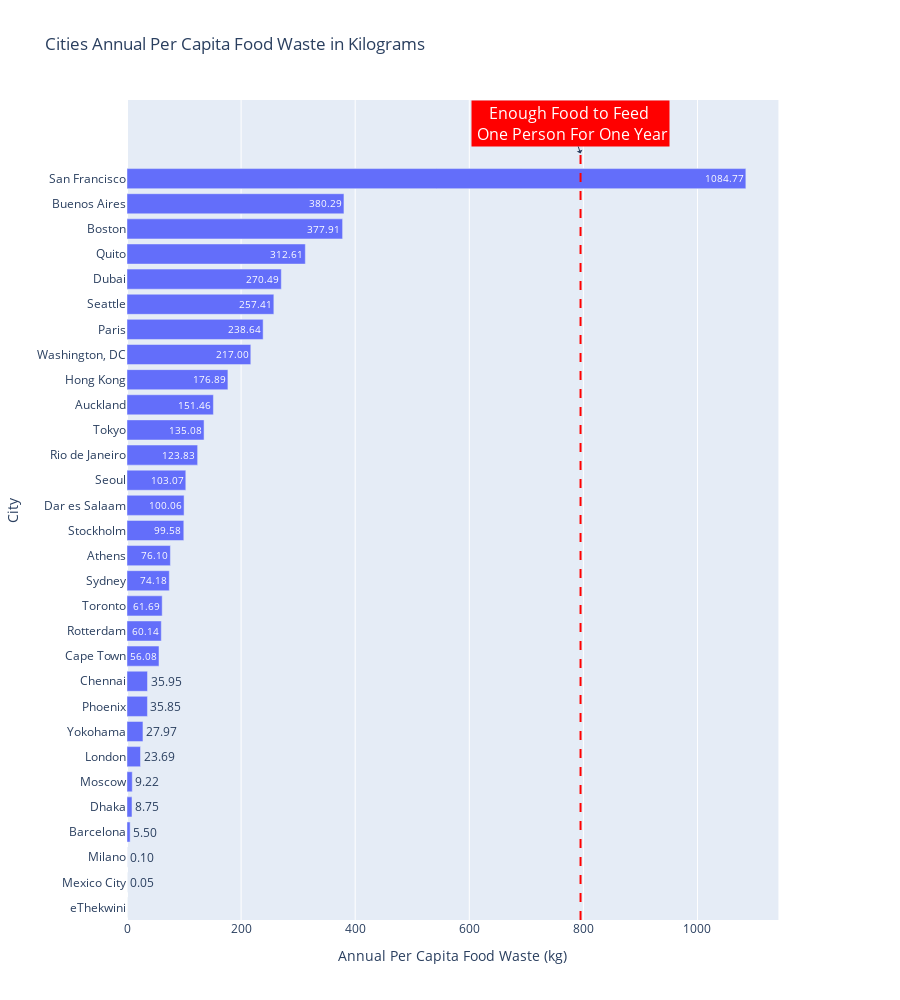

Write notebook code for a chart like this one.
### Markdown cell above
The next chart shows the annual per capita food waste in kilograms. In other words, it measures how much one person in the city contributes to the food waste issue in the city. As mentioned in [Section 1](#sec_1), the total weight of a healthy diet that is enough to feed one person for one year is 795 kg. The city of San Francisco is on top of the list and it exceeds this limit. In other words, the food waste per one resident in San Francisco can provide enough food for one person for one year. Other cities at the top of the list include Buenos Aires, Boston, Quito, Dubai and Seattle. Tokyo, which was on the top of the list in the previous chart that reports the annual food waste in the city, performs better when looking at the per capita food waste. This is mainly because Tokyo has a large population that is close to 14 million. It should be noted that the chart shows only the cities that provided information about food waste, which as mentioned before is only 5% of the cities in the survey. Therefore, we should expect the total number of cities in the survey that exceed the red dotted line in the chart to be much higher.

### Code cell
# Cities Annual Per Capita Food Waste in Kilograms
draw_bar_chart(df = c_2020_pop_fwaste_df, 
               x = 'Annual Food Waste per capita (kg)', 
               y= 'City', 
               chart_title = 'Cities Annual Per Capita Food Waste in Kilograms', 
               x_title = 'Annual Per Capita Food Waste (kg)', 
               y_title = 'City', 
               texttemplate = '%{text:.2f}', #'%{text:.2f}', '%{text:.2s}'
               chart_height = 1000, 
               line_x = total_weight_recommended_servings, # None, recommended_meat_weight, 
               line_text = 'Enough Food to Feed <br> One Person For One Year')#'None, Recommened Consumption is '+str(recommended_meat_weight)+' kgs')

### Figure 1 — Plotly figure (JSON) as saved in the notebook; plotly's stock layout.template omitted (floating-point values rounded to 4 significant figures)
{"data": [{"orientation": "h", "text": [0.0005104, 0.04675, 0.09826, 5.499, 8.75, 9.221, 23.69, 27.97, 35.85, 35.95, 56.08, 60.14, 61.69, 74.18, 76.1, 99.58, 100.1, 103.1, 123.8, 135.1, 151.5, 176.9, 217.0, 238.6, 257.4, 270.5, 312.6, 377.9, 380.3, 1085.0], "textposition": "auto", "texttemplate": "%{text:.2f}", "type": "bar", "x": [0.0005104, 0.04675, 0.09826, 5.499, 8.75, 9.221, 23.69, 27.97, 35.85, 35.95, 56.08, 60.14, 61.69, 74.18, 76.1, 99.58, 100.1, 103.1, 123.8, 135.1, 151.5, 176.9, 217.0, 238.6, 257.4, 270.5, 312.6, 377.9, 380.3, 1085.0], "xaxis": "x", "y": ["eThekwini", "Mexico City", "Milano", "Barcelona", "Dhaka", "Moscow", "London", "Yokohama", "Phoenix", "Chennai", "Cape Town", "Rotterdam", "Toronto", "Sydney", "Athens", "Stockholm", "Dar es Salaam", "Seoul", "Rio de Janeiro", "Tokyo", "Auckland", "Hong Kong", "Washington, DC", "Paris", "Seattle", "Dubai", "Quito", "Boston", "Buenos Aires", "San Francisco"], "yaxis": "y"}, {"line": {"dash": "dash"}, "marker": {"color": "red"}, "mode": "lines", "type": "scatter", "x": [795, 795], "xaxis": "x", "y": [0, 0.99], "yaxis": "y2"}], "layout": {"annotations": [{"arrowhead": 1, "bgcolor": "red", "font": {"color": "#ffffff", "size": 16}, "showarrow": true, "text": "Enough Food to Feed <br> One Person For One Year", "x": 795, "y": 30}], "height": 1000, "showlegend": false, "title": {"text": "Cities Annual Per Capita Food Waste in Kilograms"}, "xaxis": {"anchor": "y", "domain": [0.0, 0.94], "title": {"text": "Annual Per Capita Food Waste (kg)"}}, "yaxis": {"anchor": "x", "domain": [0.0, 1.0], "title": {"text": "City"}}, "yaxis2": {"anchor": "x", "fixedrange": true, "overlaying": "y", "range": [0, 1], "side": "right", "visible": false}}}
